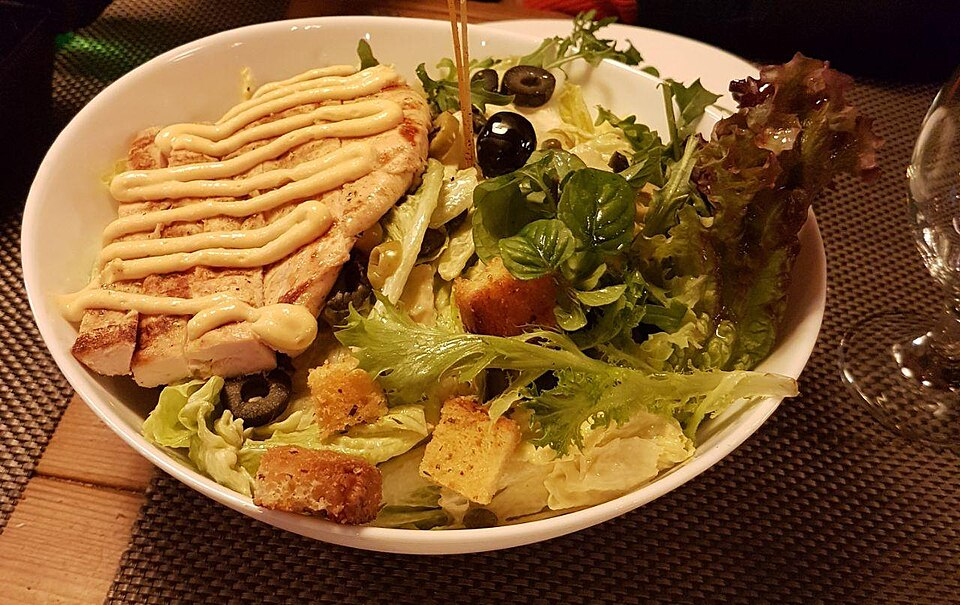
#> input picture web/tools/testimages/caesar_salad.jpg, 960 x 605 px
$ python -i evalval.py   (imports and definitions only)
#> lines starting #> are read from the running program, lines starting #| are printed output that depends on the picture
"""Top-1/top-5 of ONNX models on labelled images named <idx>__<label>.jpg; also flags systematic label swaps."""
import json, sys, glob, os, collections
import numpy as np, onnxruntime as ort
sys.argv, rest = sys.argv[:1], sys.argv[1:]
# [1 line that did not run here, left out]
# [1 line not run here, left out]
sys.path.insert(0, os.path.dirname(os.path.abspath(__file__)))
from PIL import Image
mean = np.array([0.485, 0.456, 0.406], np.float32); std = np.array([0.229, 0.224, 0.225], np.float32)
def prep(p):
    im = Image.open(p).convert('RGB'); w, h = im.size; s = 256 / min(w, h)
#> in prep, im is the input picture: PIL image 960x605 RGB; mean R, G, B 128.8, 89.4, 45.9
#> after `w, h = im.size`: w = 960; h = 605
#> after `s = 256 / min(w, h)`: s = 0.423
    im = im.resize((round(w * s), round(h * s)), Image.BILINEAR); w, h = im.size
#> after `im = im.resize((round(w * s), round(h * s)), Image.BILINEAR)`:
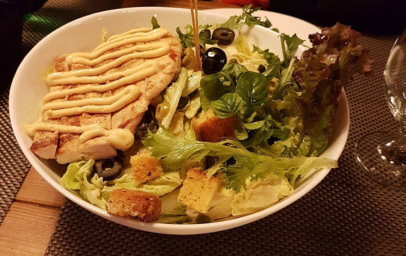
#> im: PIL image 406x256 RGB; mean R, G, B 128.8, 89.4, 45.9
#> after `w, h = im.size`: w = 406; h = 256
    l, t = (w - 224) // 2, (h - 224) // 2
#> l = 91; t = 16
    return ((np.asarray(im.crop((l, t, l + 224, t + 224)), np.float32) / 255 - mean) / std).transpose(2, 0, 1)[None]
# [1 line that did not run here, left out]
# [1 line that did not run here, left out]
preds = {}
# [9 lines not run here, left out]

>>> result = prep('../../web/tools/testimages/caesar_salad.jpg')

$ run again, on web/tools/testimages/miso_soup.jpg
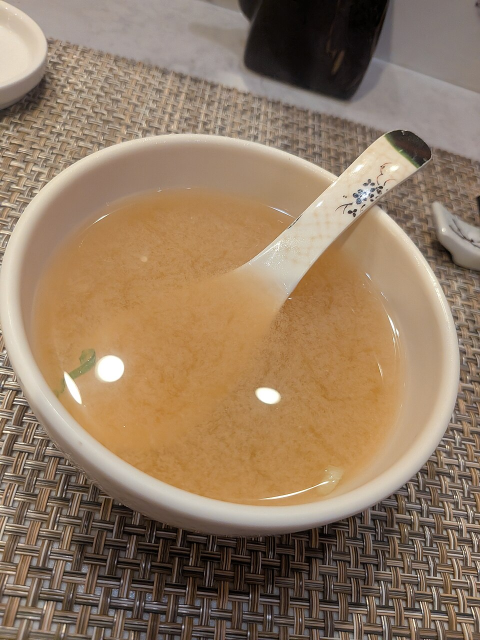
#> input picture web/tools/testimages/miso_soup.jpg, 960 x 1280 px (shown at 1/2 size)
#> in prep, im is the input picture: PIL image 960x1280 RGB; mean R, G, B 147.2, 123.3, 99
#> in prep, `im = im.resize((round(w * s), round(h * s)), Image.BILINEAR)`:
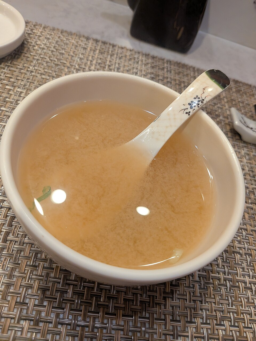
#> im: PIL image 256x341 RGB; mean R, G, B 147.2, 123.3, 99

$ run again, on web/tools/testimages/pizza.jpg
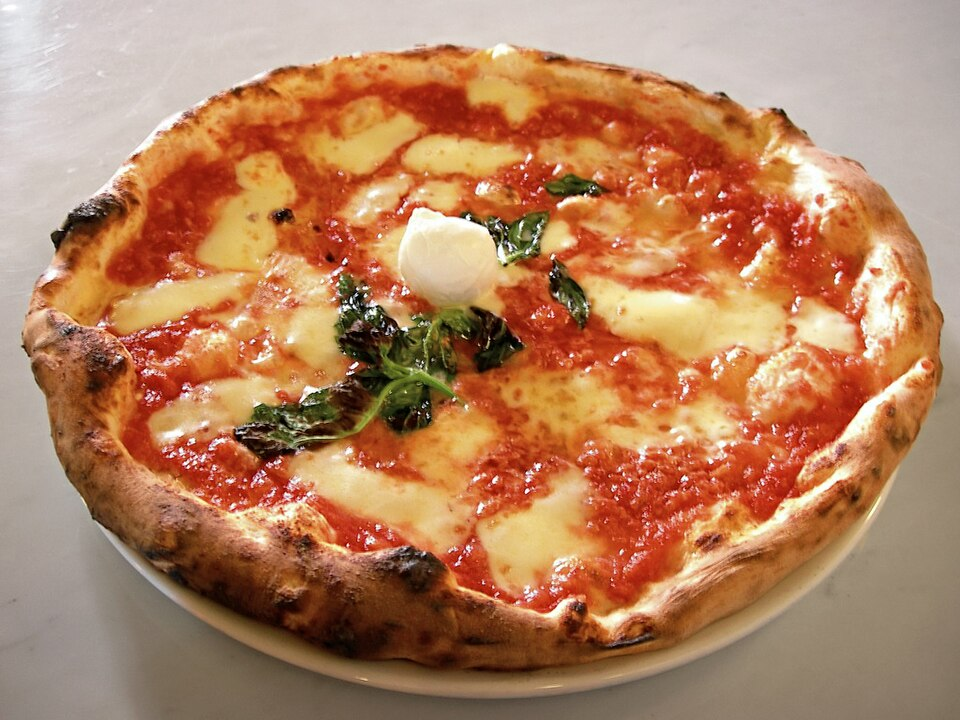
#> input picture web/tools/testimages/pizza.jpg, 960 x 720 px
#> in prep, im is the input picture: PIL image 960x720 RGB; mean R, G, B 180.3, 129.8, 95.9
#> in prep, `im = im.resize((round(w * s), round(h * s)), Image.BILINEAR)`:
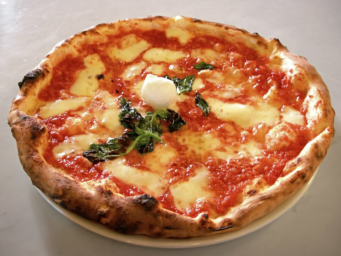
#> im: PIL image 341x256 RGB; mean R, G, B 180.3, 129.8, 95.9

$ run again, on web/tools/testimages/ramen.jpg
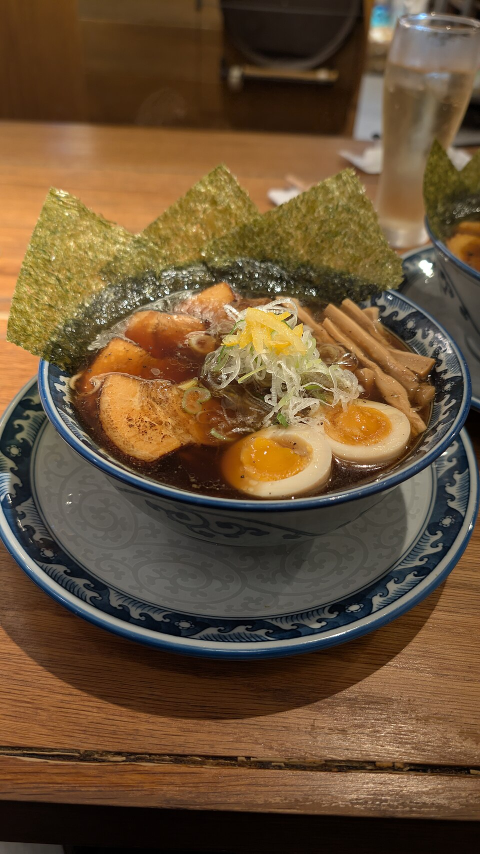
#> input picture web/tools/testimages/ramen.jpg, 960 x 1707 px (shown at 1/2 size)
#> in prep, im is the input picture: PIL image 960x1707 RGB; mean R, G, B 106, 82.1, 54.3
#> in prep, `im = im.resize((round(w * s), round(h * s)), Image.BILINEAR)`:
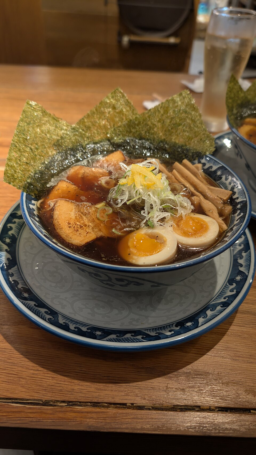
#> im: PIL image 256x455 RGB; mean R, G, B 106, 82.1, 54.3
